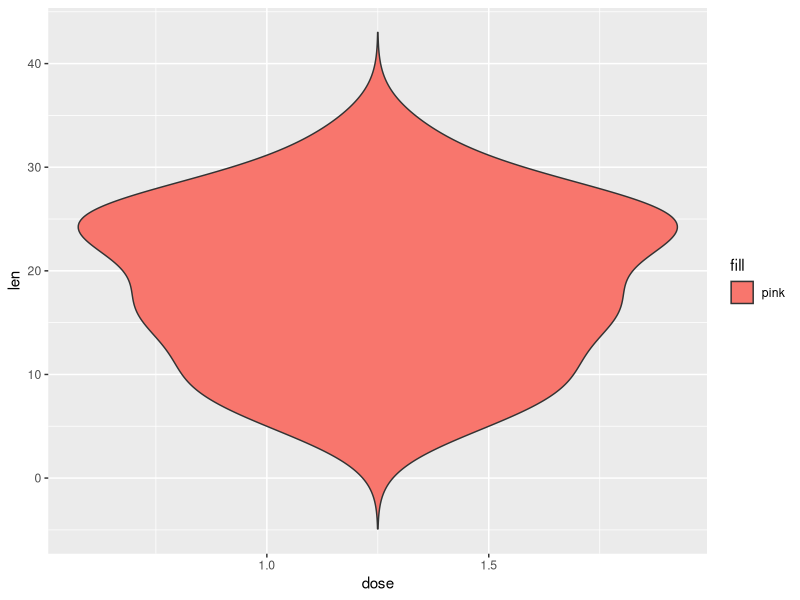
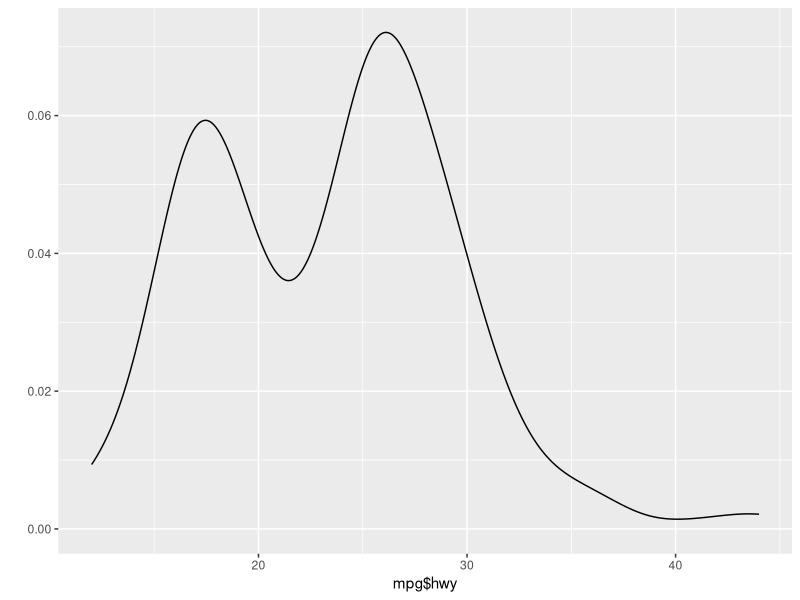
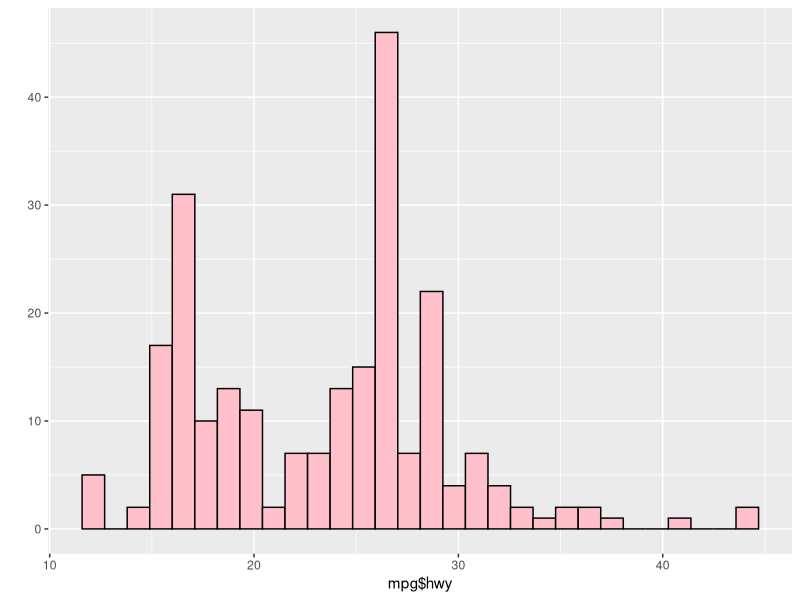
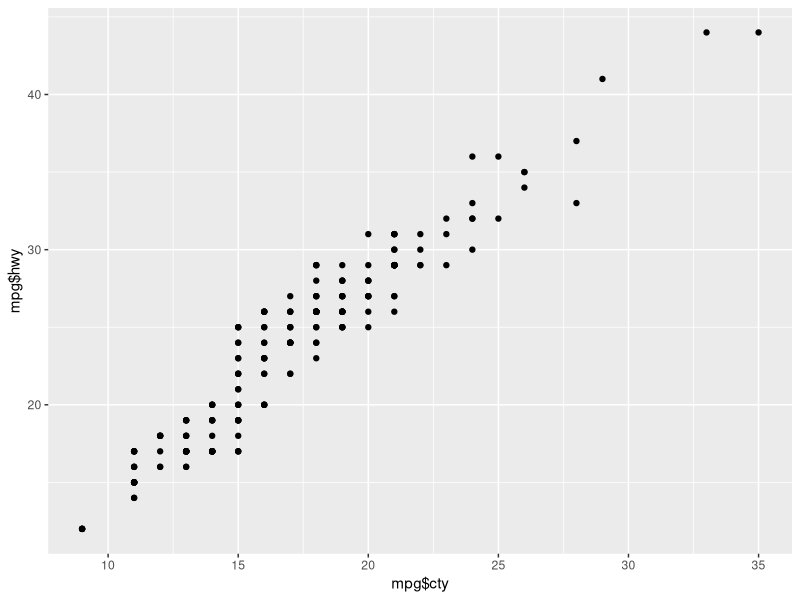
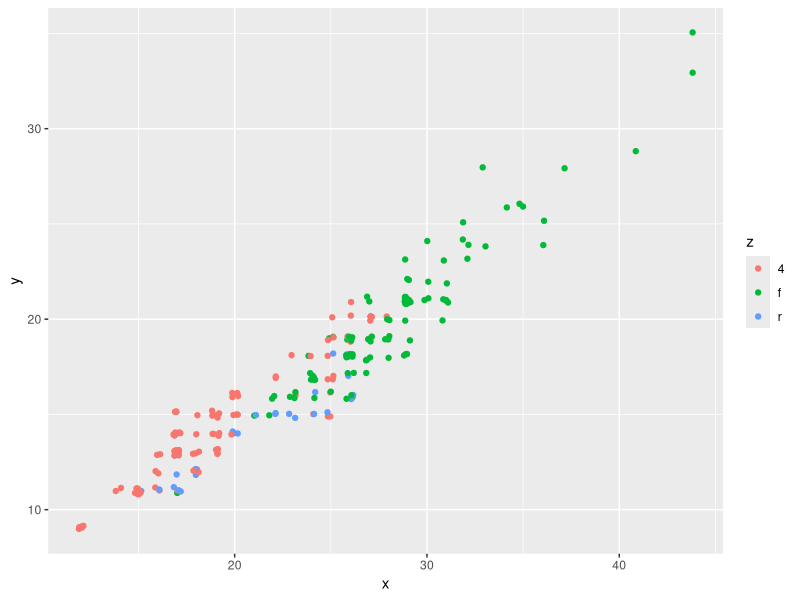
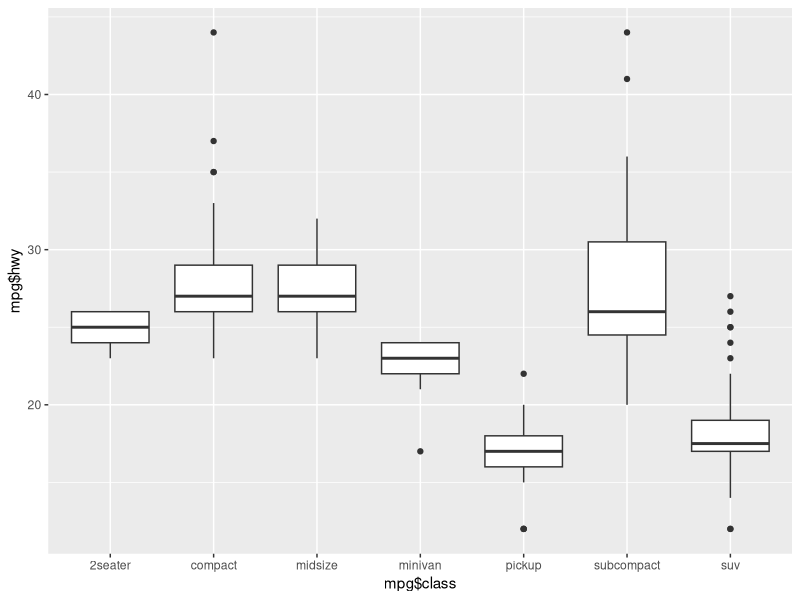

These figures' R source, in order:
#1. T-Test ( score 1 and score 2)
#Manual calculation for the T-value
#Excel sheet
#R- Program

library(e1071)
s1<-c(3,3,3,12,15,16,17,19,23,24,32)
s2<-c(20,13,13,20,29,32,23,20,25,15,30)
t.test(s1,s2)
#2. ANOVA
#Excel sheet
#R Program
a<-c(0,2,3,5,8,10,12)
b<-c(1,2,3,9,10,10,11)
c<-c(1,4,5,5,8,9,10)
compile=data.frame(cbind(a,b,c))
compile
grp=stack(compile)
grp
#result
anova_result=aov(values~ind,data=grp)
summary(anova_result)

#voilin plot
library(ggplot2)
p=ggplot(ToothGrowth,aes(x=dose,y=len,fill="pink"))+geom_violin(trim=FALSE)
p

#qplot:
library(ggplot2)
qplot(x=mpg$hwy,geom = "density")
qplot(mpg$hwy,geom = "histogram",bin=10,color=I("black"),fill=I("pink"))
qplot(mpg$cty,mpg$hwy,geom = "point")
x=jitter(mpg$hwy)
y=jitter(mpg$cty)
z=factor(mpg$drv)
qplot(x,y,color=z)
qplot(x=mpg$class,y=mpg$hwy,geom="boxplot")

